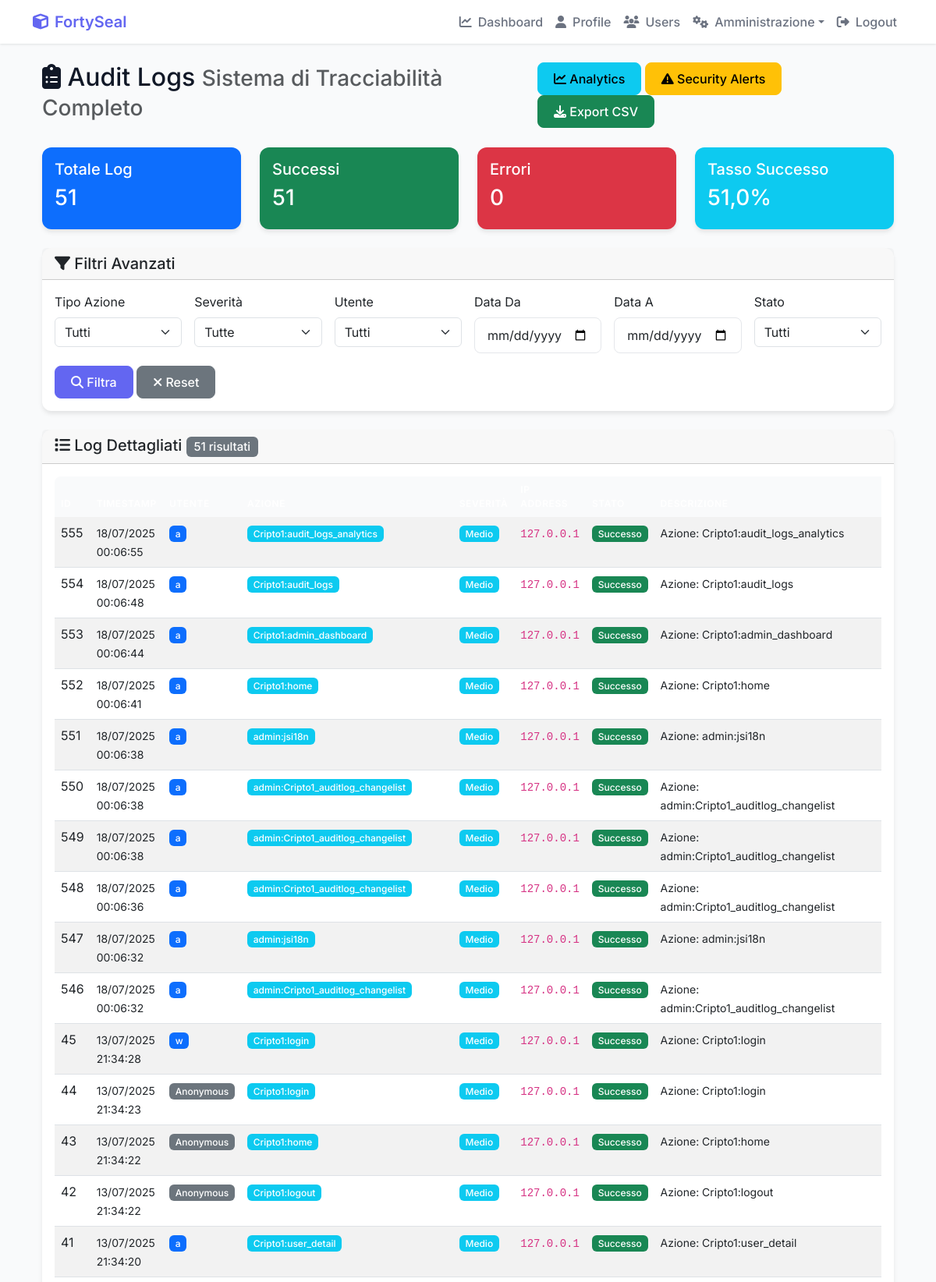
/audit-logs/ (signed in, upper part), run on the app's committed database.
### Cripto1/models.py (models this page shows, shortened)
class AuditLog(models.Model):
    ACTION_TYPES = [
        ('LOGIN', 'Login'),
        ('LOGOUT', 'Logout'),
        ('REGISTER', 'Registrazione'),
        ('CREATE_TRANSACTION', 'Creazione Transazione'),
        ('VIEW_TRANSACTION', 'Visualizzazione Transazione'),
        ('DOWNLOAD_FILE', 'Download File'),
        ('DECRYPT_MESSAGE', 'Decifratura Messaggio'),
        ('MINE_BLOCK', 'Mining Blocco'),
        ('EDIT_PROFILE', 'Modifica Profilo'),
        ('ADMIN_ACTION', 'Azione Amministrativa'),
        ('SECURITY_EVENT', 'Evento di Sicurezza'),
        ('EXPORT_DATA', 'Export Dati'),
        ('VERIFY_BLOCKCHAIN', 'Verifica Blockchain'),
        ('USER_MANAGEMENT', 'Gestione Utenti'),
        ('SYSTEM_EVENT', 'Evento di Sistema'),
        ('ROLE_ASSIGNMENT', 'Assegnazione Ruolo'),
        ('PERMISSION_CHANGE', 'Modifica Permessi'),
        ('USER_ACTIVATION', 'Attivazione Utente'),
        ('USER_DEACTIVATION', 'Disattivazione Utente'),
        ('SSO_LOGIN', 'Login SSO'),
    ]
    SEVERITY_LEVELS = [
        ('LOW', 'Basso'),
        ('MEDIUM', 'Medio'),
        ('HIGH', 'Alto'),
        ('CRITICAL', 'Critico'),
    ]
    user = models.ForeignKey(User, on_delete=models.SET_NULL, null=True, blank=True, related_name='audit_logs')
    action_type = models.CharField(max_length=50, choices=ACTION_TYPES)
    severity = models.CharField(max_length=20, choices=SEVERITY_LEVELS, default='MEDIUM')
    description = models.TextField()
    ip_address = models.GenericIPAddressField(null=True, blank=True)
    user_agent = models.TextField(blank=True)
    session_id = models.CharField(max_length=255, blank=True)
    related_object_type = models.CharField(max_length=100, blank=True)  # es: 'Transaction', 'Block', 'UserProfile'
    related_object_id = models.IntegerField(null=True, blank=True)
    additional_data = models.JSONField(default=dict, blank=True)  # Dati aggiuntivi in formato JSON
    timestamp = models.DateTimeField(auto_now_add=True)
    success = models.BooleanField(default=True)  # Se l'azione è stata completata con successo
    error_message = models.TextField(blank=True)  # Messaggio di errore se success=False
    class Meta:
        ordering = ['-timestamp']
        verbose_name = "Audit Log"
        verbose_name_plural = "Audit Logs"
        indexes = [
            models.Index(fields=['user', 'action_type', 'timestamp']),
            models.Index(fields=['action_type', 'severity', 'timestamp']),
            models.Index(fields=['ip_address', 'timestamp']),
        ]
    @classmethod
    def log_action(cls, user=None, action_type=None, description="", severity='MEDIUM',
                   ip_address=None, user_agent="", session_id="", related_object_type="",
                   related_object_id=None, additional_data=None, success=True, error_message=""):
        try:
            return cls.objects.create(
                user=user,
                action_type=action_type,
                severity=severity,
                description=description,
                ip_address=ip_address,
                user_agent=user_agent,
                session_id=session_id,
                related_object_type=related_object_type,
                related_object_id=related_object_id,
                additional_data=additional_data or {},
                success=success,
                error_message=error_message
            )
        except Exception as e:
            print(f"Errore durante la creazione del log di audit: {e}")
            return None

### Cripto1/views.py (the view)
# urls.py: path('audit-logs/', views.audit_logs_view, name='audit_logs'),
@staff_member_required
def audit_logs_view(request):
    action_type = request.GET.get('action_type', '')
    severity = request.GET.get('severity', '')
    user_id = request.GET.get('user_id', '')
    date_from = request.GET.get('date_from', '')
    date_to = request.GET.get('date_to', '')
    success_only = request.GET.get('success_only', '')
    queryset = AuditLog.objects.select_related('user').all()
    if action_type:
        queryset = queryset.filter(action_type=action_type)
    if severity:
        queryset = queryset.filter(severity=severity)
    if user_id:
        queryset = queryset.filter(user_id=user_id)
    if date_from:
        try:
            date_from_obj = timezone.strptime(date_from, '%Y-%m-%d')
            queryset = queryset.filter(timestamp__date__gte=date_from_obj.date())
        except ValueError:
            pass
    if date_to:
        try:
            date_to_obj = timezone.strptime(date_to, '%Y-%m-%d')
            queryset = queryset.filter(timestamp__date__lte=date_to_obj.date())
        except ValueError:
            pass
    if success_only == 'true':
        queryset = queryset.filter(success=True)
    total_logs = queryset.count()
    success_count = queryset.filter(success=True).count()
    error_count = total_logs - success_count
    severity_stats = queryset.values('severity').annotate(count=models.Count('id'))
    action_stats = queryset.values('action_type').annotate(count=models.Count('id')).order_by('-count')[:10]
    paginator = Paginator(queryset, 50)  # 50 log per pagina
    page = request.GET.get('page')
    try:
        logs = paginator.page(page)
    except PageNotAnInteger:
        logs = paginator.page(1)
    except EmptyPage:
        logs = paginator.page(paginator.num_pages)
    users = User.objects.filter(audit_logs__isnull=False).distinct()
    context = {
        'logs': logs,
        'total_logs': total_logs,
        'success_count': success_count,
        'error_count': error_count,
        'severity_stats': severity_stats,
        'action_stats': action_stats,
        'users': users,
        'action_types': AuditLog.ACTION_TYPES,
        'severity_levels': AuditLog.SEVERITY_LEVELS,
        'filters': {
            'action_type': action_type,
            'severity': severity,
            'user_id': user_id,
            'date_from': date_from,
            'date_to': date_to,
            'success_only': success_only,
        }
    }
    return render(request, 'Cripto1/audit_logs.html', context)

### Cripto1/templates/Cripto1/audit_logs.html (shortened to what this page needs)
{% extends 'Cripto1/base.html' %}
{% block content %}
<div class="container-fluid mt-4">
    <div class="row">
        <div class="col-12">
            <div class="d-flex justify-content-between align-items-center mb-4">
                <h2>
                    <i class="fas fa-clipboard-list"></i> Audit Logs
                    <small class="text-muted">Sistema di Tracciabilità Completo</small>
                </h2>
                <div>
                    <a href="{% url 'Cripto1:audit_logs_analytics' %}" class="btn btn-info">
                        <i class="fas fa-chart-line"></i> Analytics
                    </a>
                    <a href="{% url 'Cripto1:security_alerts' %}" class="btn btn-warning">
                        <i class="fas fa-exclamation-triangle"></i> Security Alerts
                    </a>
                    <a href="{% url 'Cripto1:export_audit_logs' %}?{{ request.GET.urlencode }}" class="btn btn-success">
                        <i class="fas fa-download"></i> Export CSV
                    </a>
                </div>
            </div>
        </div>
    </div>
    <div class="row mb-4">
        <div class="col-md-3">
            <div class="card bg-primary text-white">
                <div class="card-body">
                    <h5 class="card-title">Totale Log</h5>
                    <h3>{{ total_logs }}</h3>
                </div>
            </div>
        </div>
        <div class="col-md-3">
            <div class="card bg-success text-white">
                <div class="card-body">
                    <h5 class="card-title">Successi</h5>
                    <h3>{{ success_count }}</h3>
                </div>
            </div>
        </div>
        <div class="col-md-3">
            <div class="card bg-danger text-white">
                <div class="card-body">
                    <h5 class="card-title">Errori</h5>
                    <h3>{{ error_count }}</h3>
                </div>
            </div>
        </div>
        <div class="col-md-3">
            <div class="card bg-info text-white">
                <div class="card-body">
                    <h5 class="card-title">Tasso Successo</h5>
                    <h3>{% if total_logs > 0 %}{{ success_count|floatformat:1 }}{% else %}0{% endif %}%</h3>
                </div>
            </div>
        </div>
    </div>
    <div class="row mb-4">
        <div class="col-12">
            <div class="card">
                <div class="card-header">
                    <h5 class="mb-0">
                        <i class="fas fa-filter"></i> Filtri Avanzati
                    </h5>
                </div>
                <div class="card-body">
                    <form method="GET" class="row g-3">
                        <div class="col-md-2">
                            <label for="action_type" class="form-label">Tipo Azione</label>
                            <select name="action_type" id="action_type" class="form-select">
                                <option value="">Tutti</option>
                            </select>
                        </div>
                        <div class="col-md-2">
                            <label for="severity" class="form-label">Severità</label>
                            <select name="severity" id="severity" class="form-select">
                                <option value="">Tutte</option>
                            </select>
                        </div>
                        <div class="col-md-2">
                            <label for="user_id" class="form-label">Utente</label>
                            <select name="user_id" id="user_id" class="form-select">
                                <option value="">Tutti</option>
                            </select>
                        </div>
                        <div class="col-md-2">
                            <label for="date_from" class="form-label">Data Da</label>
                            <input type="date" name="date_from" id="date_from" class="form-control" value="{{ filters.date_from }}">
                        </div>
                        <div class="col-md-2">
                            <label for="date_to" class="form-label">Data A</label>
                            <input type="date" name="date_to" id="date_to" class="form-control" value="{{ filters.date_to }}">
                        </div>
                        <div class="col-md-2">
                            <label for="success_only" class="form-label">Stato</label>
                            <select name="success_only" id="success_only" class="form-select">
                                <option value="">Tutti</option>
                            </select>
                        </div>
                        <div class="col-12">
                            <button type="submit" class="btn btn-primary">
                                <i class="fas fa-search"></i> Filtra
                            </button>
                            <a href="{% url 'Cripto1:audit_logs' %}" class="btn btn-secondary">
                                <i class="fas fa-times"></i> Reset
                            </a>
                        </div>
                    </form>
                </div>
            </div>
        </div>
    </div>
    <div class="row">
        <div class="col-12">
            <div class="card">
                <div class="card-header">
                    <h5 class="mb-0">
                        <i class="fas fa-list"></i> Log Dettagliati
                        <span class="badge bg-secondary">{{ logs.paginator.count }} risultati</span>
                    </h5>
                </div>
                <div class="card-body">
                    {% if logs %}
                        <div class="table-responsive">
                            <table class="table table-striped table-hover">
                                <thead class="table-dark">
                                    <tr>
                                        <th>ID</th>
                                        <th>Timestamp</th>
                                        <th>Utente</th>
                                        <th>Azione</th>
                                        <th>Severità</th>
                                        <th>IP Address</th>
                                        <th>Stato</th>
                                        <th>Descrizione</th>
                                    </tr>
                                </thead>
                                <tbody>
                                    {% for log in logs %}
                                        <tr class="{% if not log.success %}table-danger{% elif log.severity == 'CRITICAL' %}table-warning{% endif %}">
                                            <td>{{ log.id }}</td>
                                            <td>
                                                <small>{{ log.timestamp|date:"d/m/Y H:i:s" }}</small>
                                            </td>
                                            <td>
                                                {% if log.user %}
                                                    <span class="badge bg-primary">{{ log.user.username }}</span>
                                                {% else %}
                                                    <span class="badge bg-secondary">Anonymous</span>
                                                {% endif %}
                                            </td>
                                            <td>
                                                <span class="badge bg-info">{{ log.get_action_type_display }}</span>
                                            </td>
                                            <td>
                                                {% if log.severity == 'CRITICAL' %}
                                                    <span class="badge bg-danger">{{ log.get_severity_display }}</span>
                                                {% elif log.severity == 'HIGH' %}
                                                    <span class="badge bg-warning">{{ log.get_severity_display }}</span>
                                                {% elif log.severity == 'MEDIUM' %}
                                                    <span class="badge bg-info">{{ log.get_severity_display }}</span>
                                                {% else %}
                                                    <span class="badge bg-secondary">{{ log.get_severity_display }}</span>
                                                {% endif %}
                                            </td>
                                            <td>
                                                <code>{{ log.ip_address|default:"N/A" }}</code>
                                            </td>
                                            <td>
                                                {% if log.success %}
                                                    <span class="badge bg-success">Successo</span>
                                                {% else %}
                                                    <span class="badge bg-danger">Errore</span>
                                                {% endif %}
                                            </td>
                                            <td>
                                                <small>{{ log.description|truncatechars:50 }}</small>
                                            </td>
                                        </tr>
                                    {% endfor %}
                                </tbody>
                            </table>
                        </div>
                    {% else %}
                        <div class="text-center py-5">
                            <i class="fas fa-search fa-3x text-muted mb-3"></i>
                            <h4 class="text-muted">Nessun log trovato</h4>
                            <p class="text-muted">Prova a modificare i filtri di ricerca</p>
                        </div>
                    {% endif %}
                </div>
            </div>
        </div>
    </div>
</div>
{% endblock %}

### data on the page
AuditLog: id "555", timestamp "18/07/2025 00:06:55", user.username "a", action_type "Cripto1:audit_logs_analytics", severity "Medio", ip_address "127.0.0.1", success "Successo", description "Azione: Cripto1:audit_logs_analytics"
AuditLog: id "554", timestamp "18/07/2025 00:06:48", user.username "a", action_type "Cripto1:audit_logs", severity "Medio", ip_address "127.0.0.1", success "Successo", description "Azione: Cripto1:audit_logs"
AuditLog: id "553", timestamp "18/07/2025 00:06:44", user.username "a", action_type "Cripto1:admin_dashboard", severity "Medio", ip_address "127.0.0.1", success "Successo", description "Azione: Cripto1:admin_dashboard"
AuditLog: id "552", timestamp "18/07/2025 00:06:41", user.username "a", action_type "Cripto1:home", severity "Medio", ip_address "127.0.0.1", success "Successo", description "Azione: Cripto1:home"
AuditLog: id "551", timestamp "18/07/2025 00:06:38", user.username "a", action_type "admin:jsi18n", severity "Medio", ip_address "127.0.0.1", success "Successo", description "Azione: admin:jsi18n"
AuditLog: id "550", timestamp "18/07/2025 00:06:38", user.username "a", action_type "admin:Cripto1_auditlog_changelist", severity "Medio", ip_address "127.0.0.1", success "Successo", description "Azione: admin:Cripto1_auditlog_changelist"
AuditLog: id "549", timestamp "18/07/2025 00:06:38", user.username "a", action_type "admin:Cripto1_auditlog_changelist", severity "Medio", ip_address "127.0.0.1", success "Successo", description "Azione: admin:Cripto1_auditlog_changelist"
AuditLog: id "548", timestamp "18/07/2025 00:06:36", user.username "a", action_type "admin:Cripto1_auditlog_changelist", severity "Medio", ip_address "127.0.0.1", success "Successo", description "Azione: admin:Cripto1_auditlog_changelist"
AuditLog: id "547", timestamp "18/07/2025 00:06:32", user.username "a", action_type "admin:jsi18n", severity "Medio", ip_address "127.0.0.1", success "Successo", description "Azione: admin:jsi18n"
AuditLog: id "546", timestamp "18/07/2025 00:06:32", user.username "a", action_type "admin:Cripto1_auditlog_changelist", severity "Medio", ip_address "127.0.0.1", success "Successo", description "Azione: admin:Cripto1_auditlog_changelist"
AuditLog: id "45", timestamp "13/07/2025 21:34:28", user.username "w", action_type "Cripto1:login", severity "Medio", ip_address "127.0.0.1", success "Successo", description "Azione: Cripto1:login"
AuditLog: id "44", timestamp "13/07/2025 21:34:23", shows "Anonymous", action_type "Cripto1:login", severity "Medio", ip_address "127.0.0.1", success "Successo", description "Azione: Cripto1:login"
AuditLog: id "43", timestamp "13/07/2025 21:34:22", shows "Anonymous", action_type "Cripto1:home", severity "Medio", ip_address "127.0.0.1", success "Successo", description "Azione: Cripto1:home"
AuditLog: id "42", timestamp "13/07/2025 21:34:22", shows "Anonymous", action_type "Cripto1:logout", severity "Medio", ip_address "127.0.0.1", success "Successo", description "Azione: Cripto1:logout"
AuditLog: id "41", timestamp "13/07/2025 21:34:20", user.username "a", action_type "Cripto1:user_detail", severity "Medio", ip_address "127.0.0.1", success "Successo", description "Azione: Cripto1:user_detail"

### other printed values
{{ total_logs }} "51"
{{ success_count }} "51"
{{ error_count }} "0"
{{ success_count|floatformat:1 }} "51,0"
{{ logs.paginator.count }} "51"
